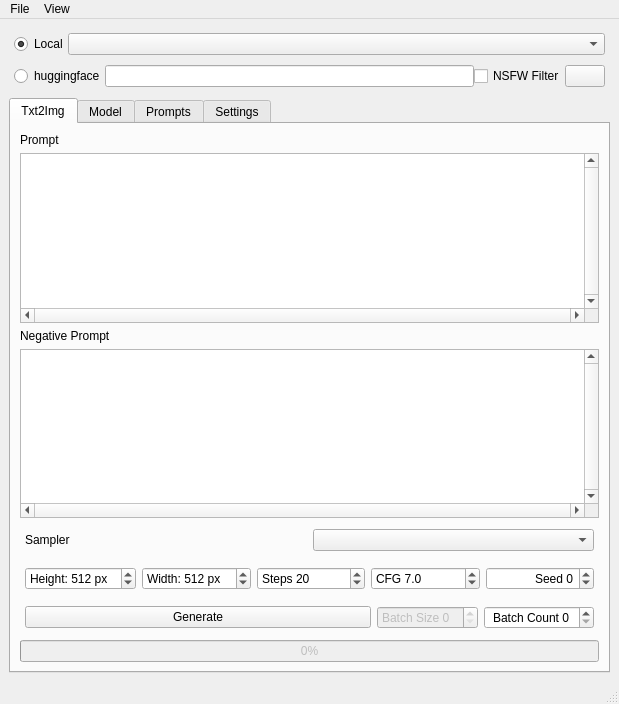
<?xml version="1.0" encoding="UTF-8"?>
<ui version="4.0">
 <class>MainWindow</class>
 <widget class="QMainWindow" name="MainWindow">
  <property name="windowModality">
   <enum>Qt::NonModal</enum>
  </property>
  <property name="geometry">
   <rect>
    <x>0</x>
    <y>0</y>
    <width>619</width>
    <height>704</height>
   </rect>
  </property>
  <property name="sizePolicy">
   <sizepolicy hsizetype="MinimumExpanding" vsizetype="MinimumExpanding">
    <horstretch>0</horstretch>
    <verstretch>0</verstretch>
   </sizepolicy>
  </property>
  <property name="baseSize">
   <size>
    <width>0</width>
    <height>0</height>
   </size>
  </property>
  <property name="windowTitle">
   <string>MainWindow</string>
  </property>
  <property name="layoutDirection">
   <enum>Qt::LeftToRight</enum>
  </property>
  <property name="autoFillBackground">
   <bool>true</bool>
  </property>
  <property name="unifiedTitleAndToolBarOnMac">
   <bool>false</bool>
  </property>
  <widget class="QWidget" name="centralwidget">
   <layout class="QVBoxLayout" name="verticalLayout">
    <item>
     <layout class="QVBoxLayout" name="verticalLayout_5">
      <property name="spacing">
       <number>0</number>
      </property>
      <property name="sizeConstraint">
       <enum>QLayout::SetNoConstraint</enum>
      </property>
      <property name="leftMargin">
       <number>0</number>
      </property>
      <property name="topMargin">
       <number>0</number>
      </property>
      <property name="rightMargin">
       <number>0</number>
      </property>
      <property name="bottomMargin">
       <number>0</number>
      </property>
      <item>
       <layout class="QHBoxLayout" name="horizontalLayout_3">
        <property name="leftMargin">
         <number>5</number>
        </property>
        <property name="topMargin">
         <number>5</number>
        </property>
        <property name="rightMargin">
         <number>5</number>
        </property>
        <property name="bottomMargin">
         <number>5</number>
        </property>
        <item>
         <widget class="QRadioButton" name="localRadio">
          <property name="text">
           <string>Local</string>
          </property>
          <property name="checked">
           <bool>true</bool>
          </property>
         </widget>
        </item>
        <item>
         <widget class="QComboBox" name="modelsComboBox">
          <property name="sizePolicy">
           <sizepolicy hsizetype="Expanding" vsizetype="Fixed">
            <horstretch>0</horstretch>
            <verstretch>0</verstretch>
           </sizepolicy>
          </property>
         </widget>
        </item>
       </layout>
      </item>
      <item>
       <layout class="QHBoxLayout" name="horizontalLayout_10">
        <property name="leftMargin">
         <number>5</number>
        </property>
        <property name="topMargin">
         <number>5</number>
        </property>
        <property name="rightMargin">
         <number>5</number>
        </property>
        <property name="bottomMargin">
         <number>5</number>
        </property>
        <item>
         <widget class="QRadioButton" name="remoteRadio">
          <property name="text">
           <string>huggingface</string>
          </property>
         </widget>
        </item>
        <item>
         <widget class="QLineEdit" name="remoteUrlText">
          <property name="enabled">
           <bool>true</bool>
          </property>
         </widget>
        </item>
        <item>
         <widget class="QCheckBox" name="safetyCheck">
          <property name="text">
           <string>NSFW Filter</string>
          </property>
         </widget>
        </item>
        <item>
         <widget class="QPushButton" name="modelsRefreshButton">
          <property name="sizePolicy">
           <sizepolicy hsizetype="Minimum" vsizetype="Minimum">
            <horstretch>0</horstretch>
            <verstretch>0</verstretch>
           </sizepolicy>
          </property>
          <property name="text">
           <string notr="true"/>
          </property>
          <property name="icon">
           <iconset theme="view-refresh">
            <normaloff>.</normaloff>.</iconset>
          </property>
          <property name="flat">
           <bool>false</bool>
          </property>
         </widget>
        </item>
       </layout>
      </item>
     </layout>
    </item>
    <item>
     <layout class="QVBoxLayout" name="verticalLayout_5">
      <property name="spacing">
       <number>0</number>
      </property>
      <property name="sizeConstraint">
       <enum>QLayout::SetNoConstraint</enum>
      </property>
      <item>
       <widget class="QTabWidget" name="theTabs">
        <property name="enabled">
         <bool>true</bool>
        </property>
        <property name="sizePolicy">
         <sizepolicy hsizetype="MinimumExpanding" vsizetype="MinimumExpanding">
          <horstretch>0</horstretch>
          <verstretch>0</verstretch>
         </sizepolicy>
        </property>
        <property name="currentIndex">
         <number>0</number>
        </property>
        <widget class="QWidget" name="Txt2ImgTab">
         <attribute name="title">
          <string>Txt2Img</string>
         </attribute>
         <layout class="QVBoxLayout" name="verticalLayout_2">
          <item>
           <widget class="QLabel" name="label">
            <property name="text">
             <string>Prompt</string>
            </property>
           </widget>
          </item>
          <item>
           <widget class="QPlainTextEdit" name="promptText">
            <property name="sizePolicy">
             <sizepolicy hsizetype="MinimumExpanding" vsizetype="MinimumExpanding">
              <horstretch>0</horstretch>
              <verstretch>0</verstretch>
             </sizepolicy>
            </property>
            <property name="inputMethodHints">
             <set>Qt::ImhMultiLine</set>
            </property>
            <property name="verticalScrollBarPolicy">
             <enum>Qt::ScrollBarAlwaysOn</enum>
            </property>
            <property name="horizontalScrollBarPolicy">
             <enum>Qt::ScrollBarAlwaysOn</enum>
            </property>
            <property name="sizeAdjustPolicy">
             <enum>QAbstractScrollArea::AdjustToContentsOnFirstShow</enum>
            </property>
            <property name="maximumBlockCount">
             <number>0</number>
            </property>
           </widget>
          </item>
          <item>
           <widget class="QLabel" name="label_2">
            <property name="text">
             <string>Negative Prompt</string>
            </property>
           </widget>
          </item>
          <item>
           <widget class="QPlainTextEdit" name="negPromptText">
            <property name="sizePolicy">
             <sizepolicy hsizetype="MinimumExpanding" vsizetype="MinimumExpanding">
              <horstretch>0</horstretch>
              <verstretch>0</verstretch>
             </sizepolicy>
            </property>
            <property name="verticalScrollBarPolicy">
             <enum>Qt::ScrollBarAlwaysOn</enum>
            </property>
            <property name="horizontalScrollBarPolicy">
             <enum>Qt::ScrollBarAlwaysOn</enum>
            </property>
            <property name="sizeAdjustPolicy">
             <enum>QAbstractScrollArea::AdjustToContentsOnFirstShow</enum>
            </property>
           </widget>
          </item>
          <item>
           <layout class="QHBoxLayout" name="horizontalLayout_5">
            <property name="leftMargin">
             <number>5</number>
            </property>
            <property name="topMargin">
             <number>5</number>
            </property>
            <property name="rightMargin">
             <number>5</number>
            </property>
            <property name="bottomMargin">
             <number>5</number>
            </property>
            <item>
             <widget class="QLabel" name="label_6">
              <property name="text">
               <string>Sampler</string>
              </property>
             </widget>
            </item>
            <item>
             <widget class="QComboBox" name="schedulerBox"/>
            </item>
           </layout>
          </item>
          <item>
           <layout class="QHBoxLayout" name="horizontalLayout">
            <property name="leftMargin">
             <number>5</number>
            </property>
            <property name="topMargin">
             <number>5</number>
            </property>
            <property name="rightMargin">
             <number>5</number>
            </property>
            <property name="bottomMargin">
             <number>5</number>
            </property>
            <item>
             <widget class="QSpinBox" name="heightSpin">
              <property name="suffix">
               <string> px</string>
              </property>
              <property name="prefix">
               <string>Height: </string>
              </property>
              <property name="maximum">
               <number>2048</number>
              </property>
              <property name="singleStep">
               <number>64</number>
              </property>
              <property name="value">
               <number>512</number>
              </property>
             </widget>
            </item>
            <item>
             <widget class="QSpinBox" name="widthSpin">
              <property name="suffix">
               <string> px</string>
              </property>
              <property name="prefix">
               <string>Width: </string>
              </property>
              <property name="maximum">
               <number>2048</number>
              </property>
              <property name="value">
               <number>512</number>
              </property>
             </widget>
            </item>
            <item>
             <widget class="QSpinBox" name="stepsSpin">
              <property name="suffix">
               <string/>
              </property>
              <property name="prefix">
               <string>Steps </string>
              </property>
              <property name="minimum">
               <number>1</number>
              </property>
              <property name="maximum">
               <number>150</number>
              </property>
              <property name="value">
               <number>20</number>
              </property>
             </widget>
            </item>
            <item>
             <widget class="QDoubleSpinBox" name="cfgSpin">
              <property name="prefix">
               <string notr="true">CFG </string>
              </property>
              <property name="decimals">
               <number>1</number>
              </property>
              <property name="maximum">
               <double>30.000000000000000</double>
              </property>
              <property name="singleStep">
               <double>0.500000000000000</double>
              </property>
              <property name="value">
               <double>7.000000000000000</double>
              </property>
             </widget>
            </item>
            <item>
             <widget class="QSpinBox" name="seedSpin">
              <property name="sizePolicy">
               <sizepolicy hsizetype="Minimum" vsizetype="Minimum">
                <horstretch>0</horstretch>
                <verstretch>0</verstretch>
               </sizepolicy>
              </property>
              <property name="alignment">
               <set>Qt::AlignRight|Qt::AlignTrailing|Qt::AlignVCenter</set>
              </property>
              <property name="prefix">
               <string>Seed </string>
              </property>
              <property name="minimum">
               <number>-1</number>
              </property>
              <property name="maximum">
               <number>2147483647</number>
              </property>
             </widget>
            </item>
           </layout>
          </item>
          <item>
           <layout class="QHBoxLayout" name="horizontalLayout_8">
            <property name="leftMargin">
             <number>5</number>
            </property>
            <property name="topMargin">
             <number>5</number>
            </property>
            <property name="rightMargin">
             <number>5</number>
            </property>
            <property name="bottomMargin">
             <number>5</number>
            </property>
            <item>
             <widget class="QPushButton" name="generateButton">
              <property name="sizePolicy">
               <sizepolicy hsizetype="MinimumExpanding" vsizetype="Fixed">
                <horstretch>0</horstretch>
                <verstretch>0</verstretch>
               </sizepolicy>
              </property>
              <property name="text">
               <string>Generate</string>
              </property>
             </widget>
            </item>
            <item>
             <widget class="QSpinBox" name="bathSizeSpin">
              <property name="enabled">
               <bool>false</bool>
              </property>
              <property name="sizePolicy">
               <sizepolicy hsizetype="Minimum" vsizetype="Minimum">
                <horstretch>0</horstretch>
                <verstretch>0</verstretch>
               </sizepolicy>
              </property>
              <property name="suffix">
               <string/>
              </property>
              <property name="prefix">
               <string>Batch Size </string>
              </property>
             </widget>
            </item>
            <item>
             <widget class="QSpinBox" name="batchCountSpin">
              <property name="enabled">
               <bool>true</bool>
              </property>
              <property name="sizePolicy">
               <sizepolicy hsizetype="Minimum" vsizetype="Minimum">
                <horstretch>0</horstretch>
                <verstretch>0</verstretch>
               </sizepolicy>
              </property>
              <property name="alignment">
               <set>Qt::AlignCenter</set>
              </property>
              <property name="prefix">
               <string>Batch Count </string>
              </property>
             </widget>
            </item>
           </layout>
          </item>
          <item>
           <widget class="QProgressBar" name="generationProgress">
            <property name="enabled">
             <bool>false</bool>
            </property>
            <property name="value">
             <number>0</number>
            </property>
           </widget>
          </item>
         </layout>
        </widget>
        <widget class="QWidget" name="modelTab">
         <property name="enabled">
          <bool>false</bool>
         </property>
         <attribute name="title">
          <string>Model</string>
         </attribute>
         <layout class="QVBoxLayout" name="verticalLayout_8">
          <item>
           <layout class="QHBoxLayout" name="horizontalLayout_2">
            <property name="sizeConstraint">
             <enum>QLayout::SetMinimumSize</enum>
            </property>
            <item>
             <layout class="QVBoxLayout" name="verticalLayout_9">
              <property name="leftMargin">
               <number>5</number>
              </property>
              <property name="topMargin">
               <number>5</number>
              </property>
              <property name="rightMargin">
               <number>5</number>
              </property>
              <property name="bottomMargin">
               <number>5</number>
              </property>
              <item>
               <widget class="QLabel" name="label_4">
                <property name="text">
                 <string>huggingface Model Name to Add:</string>
                </property>
               </widget>
              </item>
              <item>
               <widget class="QLineEdit" name="huggingfaceModelName">
                <property name="enabled">
                 <bool>false</bool>
                </property>
               </widget>
              </item>
              <item>
               <widget class="QLabel" name="label_7">
                <property name="text">
                 <string>Remote Models:</string>
                </property>
               </widget>
              </item>
              <item>
               <widget class="QListView" name="remoteModellistView">
                <property name="enabled">
                 <bool>false</bool>
                </property>
               </widget>
              </item>
              <item>
               <widget class="QLabel" name="label_8">
                <property name="text">
                 <string>Local models:</string>
                </property>
               </widget>
              </item>
              <item>
               <widget class="QListView" name="localModellistView">
                <property name="enabled">
                 <bool>false</bool>
                </property>
               </widget>
              </item>
             </layout>
            </item>
            <item>
             <layout class="QVBoxLayout" name="verticalLayout_7">
              <property name="leftMargin">
               <number>5</number>
              </property>
              <property name="topMargin">
               <number>5</number>
              </property>
              <property name="rightMargin">
               <number>5</number>
              </property>
              <property name="bottomMargin">
               <number>5</number>
              </property>
              <item>
               <widget class="QPushButton" name="addModelButton">
                <property name="enabled">
                 <bool>false</bool>
                </property>
                <property name="sizePolicy">
                 <sizepolicy hsizetype="Minimum" vsizetype="Fixed">
                  <horstretch>0</horstretch>
                  <verstretch>0</verstretch>
                 </sizepolicy>
                </property>
                <property name="text">
                 <string>Add Remote Model</string>
                </property>
               </widget>
              </item>
              <item>
               <widget class="QPushButton" name="removeModelButton">
                <property name="enabled">
                 <bool>false</bool>
                </property>
                <property name="text">
                 <string>Remove Remote Model</string>
                </property>
               </widget>
              </item>
              <item>
               <widget class="QPushButton" name="rescanButton">
                <property name="enabled">
                 <bool>false</bool>
                </property>
                <property name="text">
                 <string>Rescan Local Models</string>
                </property>
               </widget>
              </item>
              <item>
               <spacer name="verticalSpacer_2">
                <property name="orientation">
                 <enum>Qt::Vertical</enum>
                </property>
                <property name="sizeHint" stdset="0">
                 <size>
                  <width>20</width>
                  <height>40</height>
                 </size>
                </property>
               </spacer>
              </item>
             </layout>
            </item>
           </layout>
          </item>
         </layout>
        </widget>
        <widget class="QWidget" name="promptsTab">
         <attribute name="title">
          <string>Prompts</string>
         </attribute>
        </widget>
        <widget class="QWidget" name="tabSettings">
         <attribute name="title">
          <string>Settings</string>
         </attribute>
         <widget class="QWidget" name="verticalLayoutWidget_2">
          <property name="geometry">
           <rect>
            <x>-1</x>
            <y>-1</y>
            <width>821</width>
            <height>711</height>
           </rect>
          </property>
          <layout class="QVBoxLayout" name="verticalLayout_4">
           <property name="leftMargin">
            <number>5</number>
           </property>
           <property name="topMargin">
            <number>5</number>
           </property>
           <property name="rightMargin">
            <number>5</number>
           </property>
           <property name="bottomMargin">
            <number>5</number>
           </property>
           <item>
            <widget class="QLabel" name="label_17">
             <property name="text">
              <string>Path to Model Folder:</string>
             </property>
            </widget>
           </item>
           <item>
            <widget class="QLineEdit" name="modelPathText">
             <property name="text">
              <string>model</string>
             </property>
            </widget>
           </item>
           <item>
            <widget class="QLabel" name="label_18">
             <property name="text">
              <string>Path to Image Folder:</string>
             </property>
            </widget>
           </item>
           <item>
            <widget class="QLineEdit" name="imagePathText">
             <property name="text">
              <string>image</string>
             </property>
            </widget>
           </item>
           <item>
            <widget class="QLabel" name="label_5">
             <property name="text">
              <string>Image Filename format:</string>
             </property>
            </widget>
           </item>
           <item>
            <widget class="QLineEdit" name="imageFilenameText">
             <property name="text">
              <string>img.png</string>
             </property>
            </widget>
           </item>
           <item>
            <widget class="QLabel" name="label_3">
             <property name="text">
              <string>&lt;html&gt;&lt;head/&gt;&lt;body&gt;&lt;p&gt;Use {} for substitutions. &lt;/p&gt;&lt;p&gt;Allowed values are: seed, width, height, steps, cfg, scheduler, batch, batch size.&lt;/p&gt;&lt;/body&gt;&lt;/html&gt;</string>
             </property>
             <property name="wordWrap">
              <bool>true</bool>
             </property>
            </widget>
           </item>
           <item>
            <spacer name="verticalSpacer">
             <property name="orientation">
              <enum>Qt::Vertical</enum>
             </property>
             <property name="sizeHint" stdset="0">
              <size>
               <width>20</width>
               <height>40</height>
              </size>
             </property>
            </spacer>
           </item>
          </layout>
         </widget>
        </widget>
       </widget>
      </item>
     </layout>
    </item>
   </layout>
  </widget>
  <widget class="QMenuBar" name="menubar">
   <property name="geometry">
    <rect>
     <x>0</x>
     <y>0</y>
     <width>619</width>
     <height>23</height>
    </rect>
   </property>
   <widget class="QMenu" name="menuFile">
    <property name="title">
     <string>File</string>
    </property>
    <addaction name="actionExit"/>
   </widget>
   <widget class="QMenu" name="menuView">
    <property name="title">
     <string>View</string>
    </property>
    <addaction name="actionOutput"/>
   </widget>
   <addaction name="menuFile"/>
   <addaction name="menuView"/>
  </widget>
  <widget class="QStatusBar" name="statusbar"/>
  <action name="actionExit">
   <property name="text">
    <string>Exit</string>
   </property>
  </action>
  <action name="actionOutput">
   <property name="checkable">
    <bool>true</bool>
   </property>
   <property name="text">
    <string>Output</string>
   </property>
  </action>
 </widget>
 <resources/>
 <connections/>
</ui>
